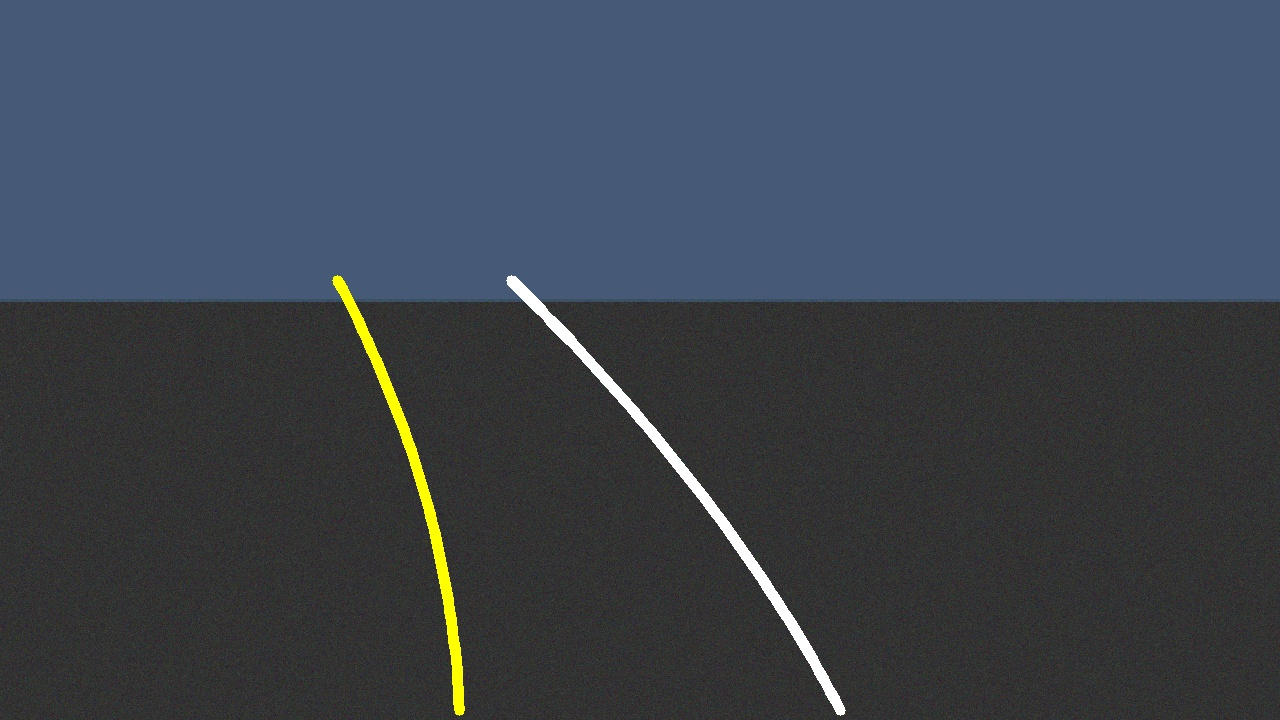
#> input picture data/images/img_00055.jpg, 1280 x 720 px; its folder holds only this picture in this run
$ python cv_pipeline.py   (older library calls are emulated)
#> lines starting #> are read from the running program, lines starting #| are printed output that depends on the picture; after the words box and inside, x2 and y2 are one past the last pixel; in counts of white or black regions, pixels touching at a corner belong together
import os
import sys
import cv2
import numpy as np

sys.path.append(os.path.dirname(os.path.abspath(__file__)))
from utils import overlay_verdict_and_curve

def to_binary_mask(
    image: np.ndarray,
    s_thresh: tuple = (100, 255),
    l_thresh: tuple = (180, 255),
    sobel_thresh: tuple = (20, 255)
) -> np.ndarray:
    """
    Convert BGR image to binary mask isolating white/yellow lane markings and high-contrast vertical edges.
    Combines:
    1. HLS S-channel thresholding (color sensitivity for yellow/white)
    2. HLS L-channel thresholding (brightness for white lane lines)
    3. Sobel-X gradient thresholding (vertical edge detection)
    """
    hls = cv2.cvtColor(image, cv2.COLOR_BGR2HLS)
    l_channel = hls[:, :, 1]
    s_channel = hls[:, :, 2]
    gray = cv2.cvtColor(image, cv2.COLOR_BGR2GRAY)

    # 1. Color Thresholding (S & L channels)
    s_binary = np.zeros_like(s_channel, dtype=np.uint8)
    s_binary[(s_channel >= s_thresh[0]) & (s_channel <= s_thresh[1])] = 1

    l_binary = np.zeros_like(l_channel, dtype=np.uint8)
    l_binary[(l_channel >= l_thresh[0]) & (l_channel <= l_thresh[1])] = 1

    # 2. Sobel X Gradient Thresholding
    sobelx = cv2.Sobel(gray, cv2.CV_64F, 1, 0, ksize=3)
    abs_sobelx = np.absolute(sobelx)
    max_sobel = np.max(abs_sobelx)
    if max_sobel > 0:
        scaled_sobel = np.uint8(255 * abs_sobelx / max_sobel)
    else:
        scaled_sobel = np.uint8(abs_sobelx)

    sx_binary = np.zeros_like(scaled_sobel, dtype=np.uint8)
    sx_binary[(scaled_sobel >= sobel_thresh[0]) & (scaled_sobel <= sobel_thresh[1])] = 1

    # Combined binary mask: (S & L) | Sobel-X
    combined = np.zeros_like(gray, dtype=np.uint8)
    combined[((s_binary == 1) | (l_binary == 1)) | (sx_binary == 1)] = 255
    return combined

def apply_roi_mask(binary_image: np.ndarray) -> np.ndarray:
    """
    Applies a trapezoidal Region of Interest (ROI) mask covering the road region ahead.
    Zeros out sky, trees, bonnet, and roadside clutter.
    """
    height, width = binary_image.shape[:2]
    mask = np.zeros_like(binary_image)

    # Trapezoid vertices customized for 1280x720 TuSimple camera perspective
    bottom_left = (int(width * 0.05), height)
    top_left = (int(width * 0.40), int(height * 0.45))
    top_right = (int(width * 0.60), int(height * 0.45))
    bottom_right = (int(width * 0.95), height)

    vertices = np.array([[bottom_left, top_left, top_right, bottom_right]], dtype=np.int32)
    cv2.fillPoly(mask, vertices, 255)

    masked = cv2.bitwise_and(binary_image, mask)
    return masked

def detect_lane_pixels(
    masked_binary: np.ndarray,
    nwindows: int = 9,
    margin: int = 80,
    minpix: int = 30
):
    """
    Sliding window technique using histogram peaks on the lower half of the masked binary image.
    Returns pixel coordinates (y, x_left, x_right) belonging to left and right lane lines.
    """
    # Sum histogram of lower half
    bottom_half = masked_binary[masked_binary.shape[0] // 2:, :]
    histogram = np.sum(bottom_half, axis=0)

    midpoint = int(histogram.shape[0] // 2)
    leftx_base = np.argmax(histogram[:midpoint])
    rightx_base = np.argmax(histogram[midpoint:]) + midpoint

    window_height = int(masked_binary.shape[0] // nwindows)

    # Identify non-zero pixel positions in the binary mask
    nonzero = masked_binary.nonzero()
    nonzeroy = np.array(nonzero[0])
    nonzerox = np.array(nonzero[1])

    leftx_current = leftx_base
    rightx_current = rightx_base

    left_lane_inds = []
    right_lane_inds = []

    out_img = None  # for visual debugging if needed

    for window in range(nwindows):
        win_y_low = masked_binary.shape[0] - (window + 1) * window_height
        win_y_high = masked_binary.shape[0] - window * window_height

        win_xleft_low = leftx_current - margin
        win_xleft_high = leftx_current + margin
        win_xright_low = rightx_current - margin
        win_xright_high = rightx_current + margin

        # Identify pixels within left and right windows
        good_left_inds = (
            (nonzeroy >= win_y_low) & (nonzeroy < win_y_high) &
            (nonzerox >= win_xleft_low) & (nonzerox < win_xleft_high)
        ).nonzero()[0]

        good_right_inds = (
            (nonzeroy >= win_y_low) & (nonzeroy < win_y_high) &
            (nonzerox >= win_xright_low) & (nonzerox < win_xright_high)
        ).nonzero()[0]

        left_lane_inds.append(good_left_inds)
        right_lane_inds.append(good_right_inds)

        # Recenter window on mean pixel position if minpix found
        if len(good_left_inds) > minpix:
            leftx_current = int(np.mean(nonzerox[good_left_inds]))
        if len(good_right_inds) > minpix:
            rightx_current = int(np.mean(nonzerox[good_right_inds]))

    left_lane_inds = np.concatenate(left_lane_inds) if len(left_lane_inds) > 0 else np.array([])
    right_lane_inds = np.concatenate(right_lane_inds) if len(right_lane_inds) > 0 else np.array([])

    leftx = nonzerox[left_lane_inds] if len(left_lane_inds) > 0 else np.array([])
    lefty = nonzeroy[left_lane_inds] if len(left_lane_inds) > 0 else np.array([])
    rightx = nonzerox[right_lane_inds] if len(right_lane_inds) > 0 else np.array([])
    righty = nonzeroy[right_lane_inds] if len(right_lane_inds) > 0 else np.array([])

    return lefty, leftx, righty, rightx

def fit_polynomial(pixel_ys: np.ndarray, pixel_xs: np.ndarray):
    """
    Fits a 2nd-degree polynomial x(y) = A*y^2 + B*y + C to detected lane pixels.
    Returns (A, B, C) or None if fewer than 3 valid points.
    """
    if pixel_ys is None or pixel_xs is None or len(pixel_ys) < 3:
        return None
    try:
        poly = np.polyfit(pixel_ys, pixel_xs, 2)
        return poly
    except Exception:
        return None

def process_frame_cv(image: np.ndarray):
    """
    Full CV pipeline for a single image/frame.
    Returns:
    - binary_mask (uint8 0 or 255)
    - masked_roi (uint8 0 or 255)
    - fit_left (A, B, C tuple or None)
    - fit_right (A, B, C tuple or None)
    - fit_center (A, B, C tuple or None)
    - pixel_data dict containing detected lane pixels
    """
    binary_mask = to_binary_mask(image)
    masked_roi = apply_roi_mask(binary_mask)

    lefty, leftx, righty, rightx = detect_lane_pixels(masked_roi)

    fit_left = fit_polynomial(lefty, leftx)
    fit_right = fit_polynomial(righty, rightx)

    # Compute center fit by combining left and right detected pixels or averaging fits
    fit_center = None
    all_y = []
    all_xc = []

    # Generate points across ROI y range
    ploty = np.linspace(int(image.shape[0] * 0.45), image.shape[0] - 1, 50)

    if fit_left is not None and fit_right is not None:
        left_fitx = fit_left[0] * (ploty ** 2) + fit_left[1] * ploty + fit_left[2]
        right_fitx = fit_right[0] * (ploty ** 2) + fit_right[1] * ploty + fit_right[2]
        center_fitx = (left_fitx + right_fitx) / 2.0
        fit_center = fit_polynomial(ploty, center_fitx)
    elif fit_left is not None:
        left_fitx = fit_left[0] * (ploty ** 2) + fit_left[1] * ploty + fit_left[2]
        center_fitx = left_fitx + 190.0  # estimate offset
        fit_center = fit_polynomial(ploty, center_fitx)
    elif fit_right is not None:
        right_fitx = fit_right[0] * (ploty ** 2) + fit_right[1] * ploty + fit_right[2]
        center_fitx = right_fitx - 190.0  # estimate offset
        fit_center = fit_polynomial(ploty, center_fitx)

    pixel_data = {
        "lefty": lefty, "leftx": leftx,
        "righty": righty, "rightx": rightx,
        "ploty": ploty
    }

    return binary_mask, masked_roi, fit_left, fit_right, fit_center, pixel_data

if __name__ == "__main__":
    import random
    import glob

    images = glob.glob("data/images/*.jpg")
    print(f"CV Pipeline Smoke Test: Found {len(images)} images in data/images/")
    assert len(images) > 0, "No images found for smoke testing!"

    sample_50 = random.sample(images, min(50, len(images)))
    print(f"Testing CV pipeline across {len(sample_50)} random sample images...")

    success_count = 0
    for img_path in sample_50:
        img = cv2.imread(img_path)
#> img is the input picture: shape (720, 1280, 3); mean B, G, R 79.9, 68.7, 60.8
        if img is None:
            continue
        bin_mask, masked_roi, f_left, f_right, f_center, px_data = process_frame_cv(img)
#> in to_binary_mask, `l_channel = hls[:, :, 1]`:
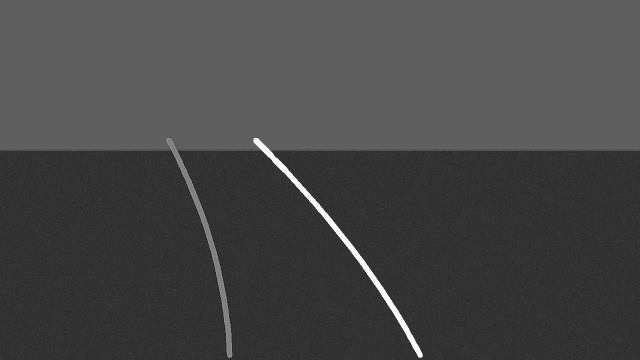
#> l_channel: shape (720, 1280) (shown at 1/2 size); min 21, max 255, mean 70.2
#> in to_binary_mask, `s_channel = hls[:, :, 2]`:
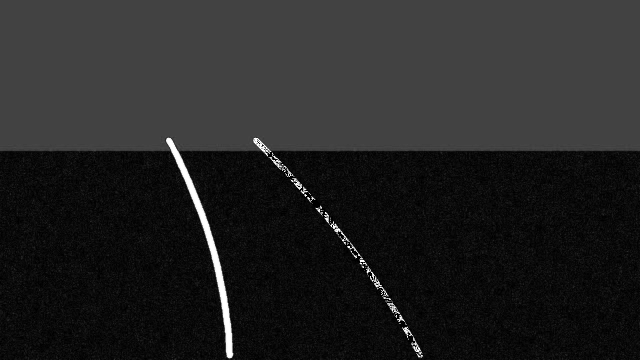
#> s_channel: shape (720, 1280) (shown at 1/2 size); min 0, max 255, mean 35.9
#> in to_binary_mask, `sobelx = cv2.Sobel(gray, cv2.CV_64F, 1, 0, ksize=3)`:
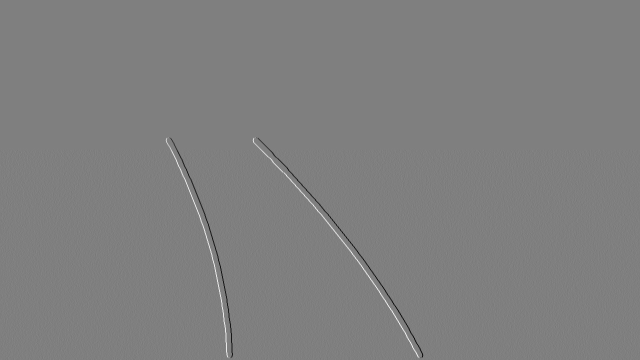
#> sobelx: shape (720, 1280) float64 (shown at 1/2 size); min -849, max 849, mean 0; drawn with min black and max white
#> in to_binary_mask, `max_sobel = np.max(abs_sobelx)`: max_sobel = 849
#> in process_frame_cv, `binary_mask = to_binary_mask(image)`:
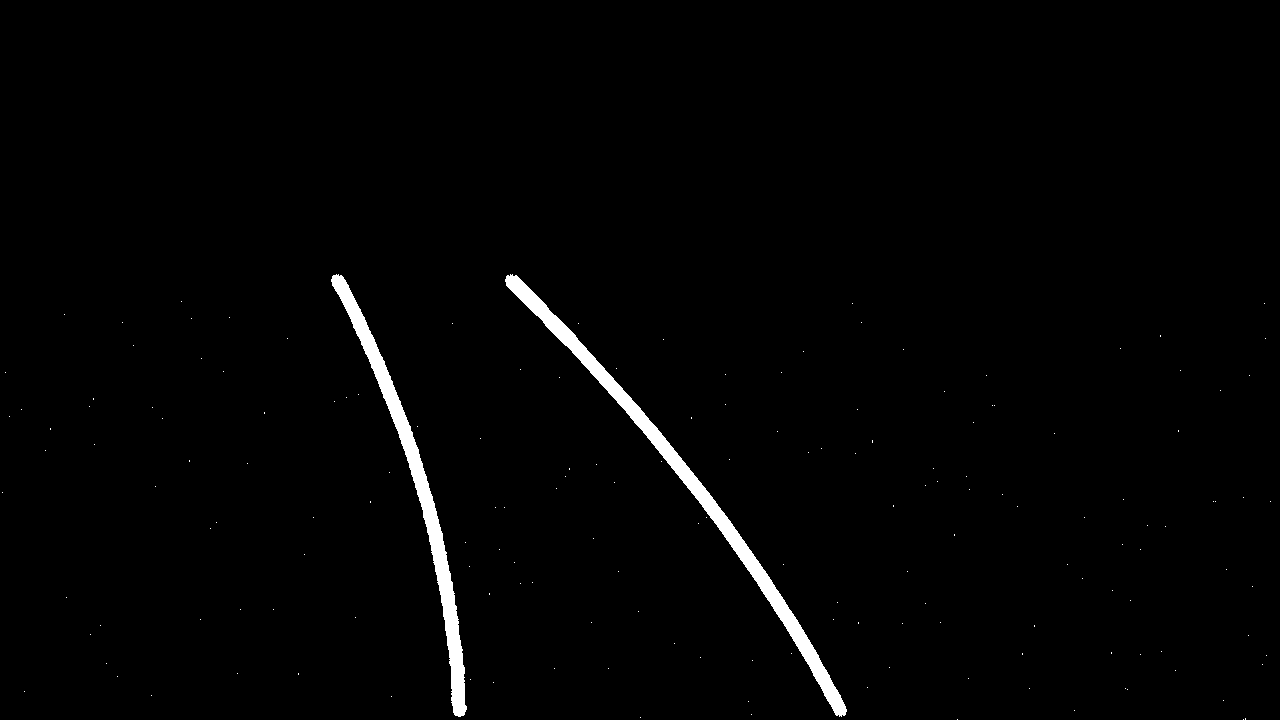
#> binary_mask: shape (720, 1280); 1.5% white; 171 white regions (169 under 20 px), largest, box (x1, y1, x2, y2) and area: (505, 274, 847, 717) 7569, (331, 274, 467, 717) 6281
#> in detect_lane_pixels, `bottom_half = masked_binary[masked_binary.shape[0] // 2:, :]`:
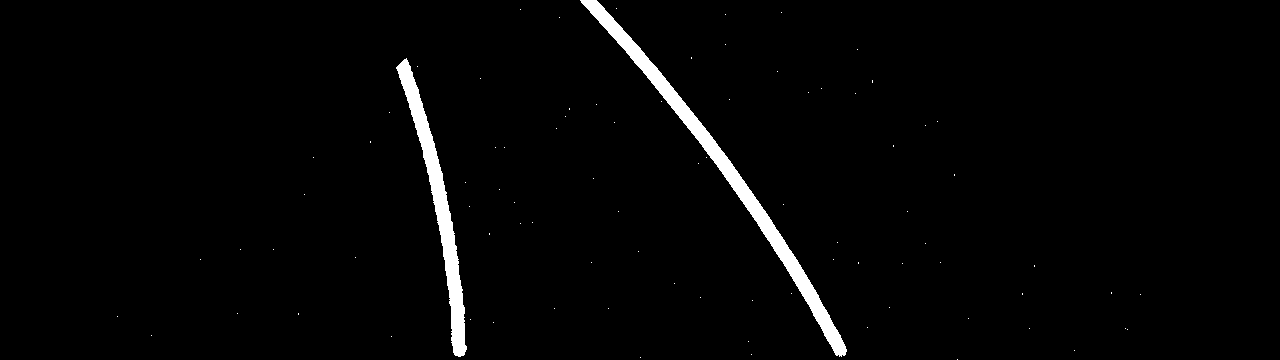
#> bottom_half: shape (360, 1280); 2.2% white; 87 white regions (85 under 20 px), largest, box (x1, y1, x2, y2) and area: (580, 0, 847, 357) 5932, (396, 58, 467, 357) 4105
#> in detect_lane_pixels, `histogram = np.sum(bottom_half, axis=0)`: histogram = 1280 values, max 31620 at index 452, min 0 at index 0, mean 2019.1
#> in detect_lane_pixels, `leftx_base = np.argmax(histogram[:midpoint])`: leftx_base = 452
#> in detect_lane_pixels, `rightx_base = np.argmax(histogram[midpoint:]) + midpoint`: rightx_base = 813
#> in detect_lane_pixels, `nonzero = masked_binary.nonzero()`: nonzero = 10828 positions, rows 324 to 719, columns 117 to 1140
#> in detect_lane_pixels, `nonzeroy = np.array(nonzero[0])`: nonzeroy = 10828 values from 324 to 719
#> in detect_lane_pixels, `nonzerox = np.array(nonzero[1])`: nonzerox = 10828 values, max 1140 at index 9070, min 117 at index 9691, mean 605
#> in detect_lane_pixels, `leftx_current = leftx_base`: leftx_current = 452
#> in detect_lane_pixels, `rightx_current = rightx_base`: rightx_current = 813
#> the loop in detect_lane_pixels, `for window in range(nwindows):` made 9 passes
#> (win_xleft_low, win_xleft_high, win_xright_low, win_xright_high, leftx_current, rightx_current) on passes 1 to 4: (372, 532, 733, 893, 456, 821), (376, 536, 741, 901, 447, 775), (367, 527, 695, 855, 430, 722), (350, 510, 642, 802, 410, 666)
#> after the loop in detect_lane_pixels, `for window in range(nwindows):`: left_lane_inds = 9 items
#> in detect_lane_pixels, `left_lane_inds = np.concatenate(left_lane_inds) if len(left_lane_inds)..`: left_lane_inds = 4123 values, max 10823 at index 1035, min 1725 at index 3296, mean 6345.4
#> in detect_lane_pixels, `right_lane_inds = np.concatenate(right_lane_inds) if len(right_lane_in..`: right_lane_inds = 5513 values, max 10825 at index 1158, min 330 at index 4762, mean 5590.6
#> in detect_lane_pixels, `leftx = nonzerox[left_lane_inds] if len(left_lane_inds) > 0 else np.ar..`: leftx = 4123 values, max 532 at index 1366, min 370 at index 2455, mean 437.9
#> in detect_lane_pixels, `lefty = nonzeroy[left_lane_inds] if len(left_lane_inds) > 0 else np.ar..`: lefty = 4123 values, max 716 at index 1033, min 418 at index 3296, mean 566.9
#> in detect_lane_pixels, `rightx = nonzerox[right_lane_inds] if len(right_lane_inds) > 0 else np..`: rightx = 5513 values, max 889 at index 444, min 586 at index 4763, mean 729.4
#> in detect_lane_pixels, `righty = nonzeroy[right_lane_inds] if len(right_lane_inds) > 0 else np..`: righty = 5513 values, max 716 at index 1157, min 339 at index 4762, mean 539.8
#> in fit_polynomial, `poly = np.polyfit(pixel_ys, pixel_xs, 2)`: poly = [-0.000559, 0.833, 149.3]
#> in process_frame_cv, `fit_right = fit_polynomial(righty, rightx)`: fit_right = [-0.000557, 1.31, 189.8]
#> in process_frame_cv, `left_fitx = fit_left[0] * (ploty ** 2) + fit_left[1] * ploty + fit_lef..`: left_fitx = 50 values from 360.6 to 459.2
#> in process_frame_cv, `right_fitx = fit_right[0] * (ploty ** 2) + fit_right[1] * ploty + fit_..`: right_fitx = 50 values from 556.1 to 844.5
#> in process_frame_cv, `center_fitx = (left_fitx + right_fitx) / 2.0`: center_fitx = 50 values from 458.3 to 651.9
#> in process_frame_cv, `fit_center = fit_polynomial(ploty, center_fitx)`: fit_center = [-0.000558, 1.07, 169.6]
#> f_left = [-0.000559, 0.833, 149.3]; f_right = [-0.000557, 1.31, 189.8]; f_center = [-0.000558, 1.07, 169.6]; px_data = 5 items
        assert bin_mask is not None and bin_mask.shape == img.shape[:2]
        assert masked_roi is not None and masked_roi.shape == img.shape[:2]
        success_count += 1

    print(f"CV Pipeline Smoke Test SUCCESS: Processed {success_count}/{len(sample_50)} images without crash!")
